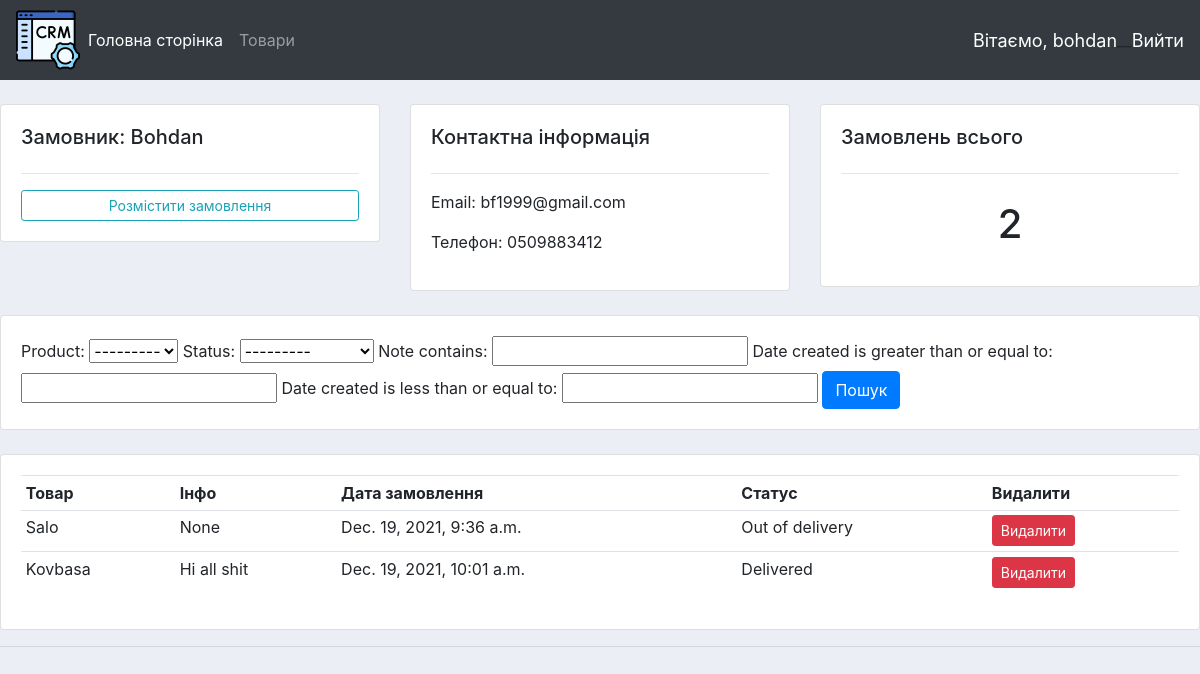
Screenshot of /customers/1/ (signed in) with the database file from the repository.
### accounts/models.py (models this page shows, shortened)
class Customer(models.Model):
    user = models.OneToOneField(User, null=True, blank=True, on_delete=models.CASCADE)
    name = models.CharField(max_length=200, null=True)
    phone = models.CharField(max_length=200, null=True)
    email = models.CharField(max_length=200, null=True)
    profile_pic = models.ImageField(default="steve.jpg", null=True, blank=True)
    date = models.DateTimeField(auto_now_add=True)

class Order(models.Model):
    STATUS = (
            ('Pending', 'Pending'),
            ('Out of delivery', 'Out of delivery'),
            ('Delivered', 'Delivered'),
            )
    customer = models.ForeignKey(Customer, null=True, on_delete=models.SET_NULL)
    product = models.ForeignKey(Product, null=True, on_delete=models.SET_NULL)
    date_created = models.DateTimeField(auto_now_add=True)
    status = models.CharField(max_length=200, null=True, choices=STATUS)
    tags = models.ManyToManyField(Tag)
    note = models.CharField(max_length=200, null=True)

class Product(models.Model):
    CATEGORY = (
            ('Indoor', 'Indoor'),
            ('Outdoor', 'Outdoor'),
            )
    name = models.CharField(max_length=200, null=True)
    price = models.FloatField(null=True)
    category = models.CharField(max_length=200, null=True, choices=CATEGORY)
    description = models.CharField(max_length=200, null=True, blank=True)
    date_created = models.DateTimeField(auto_now_add=True)
    tags = models.ManyToManyField(Tag)
    def __str__(self):
        return self.name

### accounts/decorators.py (the view)
        def wrapper_func(request, *args, **kwargs):
            group = None
            if request.user.groups.exists():
                group = request.user.groups.all()[0].name
            if group in allowed_roles:
                return view_func(request, *args, **kwargs)
            else:
                return HttpResponse('Ви не авторизовані!')

### accounts/views.py (called while the page is built)
@login_required(login_url='login')
@allowed_users(allowed_roles=['admin'])
def customers(request, pk_test):
    customer = Customer.objects.get(id=pk_test)
    orders = customer.order_set.all()
    order_count = orders.count()
    myFilter = OrderFilter(request.GET, queryset=orders)
    orders = myFilter.qs
    context = {'customer': customer, 'orders': orders,
    'order_count':order_count, 'myFilter': myFilter}
    return render(request, 'accounts/customers.html',context)

### accounts/templates/accounts/customers.html
{% extends 'accounts/main.html' %}
{% block content %}
    <br>
    <div class="row">
    <div class="col-md">
      <div class="card card-body">
        <h5> Замовник: {{customer.name}} </h5>
        <hr>
        <a class="btn btn-outline-info  btn-sm btn-block" href="{% url 'create_order' customer.id %}">Розмістити замовлення</a>
      </div>
    </div>
    <div class="col-md">
      <div class="card card-body">
        <h5>Контактна інформація</h5>
        <hr>
        <p>Email: {{customer.email}}</p>
        <p>Телефон: {{customer.phone}}</p>
      </div>
    </div>
    <div class="col-md">
      <div class="card card-body">
        <h5>Замовлень всього</h5>
        <hr>
        <h1 style="text-align: center;padding: 10px">{{order_count}}</h1>
      </div>
    </div>
    </div>
    <br>
    <div class="row">
    <div class="col">
      <div class="card card-body">
        <form method="get">
            {{myFilter.form}}
          <button class="btn btn-primary" type="submit">Пошук</button>
        </form>
      </div>
    </div>
    </div>
    <br>
    <div class="row">
    <div class="col-md">
      <div class="card card-body">
        <table class="table table-sm">
          <tr>
            <th>Товар</th>
            <th>Інфо</th>
            <th>Дата замовлення</th>
            <th>Статус</th>
            <th>Видалити</th>
          </tr>
          {% for order in orders %}
          <tr>
            <td>{{order.product}}</td>
            <td>{{order.note}}</td>
            <td>{{order.date_created}}</td>
            <td>{{order.status}}</td>
            <td><a class="btn btn-sm btn-danger" href="{% url 'delete_order' order.id %}">Видалити</td>
          </tr>
          {% endfor %}
        </table>
      </div>
    </div>
    </div>
{% endblock content%}

### accounts/templates/accounts/navbar.html (shortened to what this page needs)
{% load static %}
<nav class="navbar navbar-expand-lg navbar-dark bg-dark">
  <img src="{% static 'images/crm.png' %}" alt="">
  <div class="collapse navbar-collapse" id="navbarNav" >
    <ul class="navbar-nav">
      {% if request.user.is_staff %}
      <li class="nav-item active">
        <a class="nav-link" href="{% url 'home' %}">Головна сторінка</a>
      </li>
      <li class="nav-item">
        <a class="nav-link" href="{% url 'products' %}">Товари</a>
      </li>
      {% else %}
      <li class="nav-item">
        <a class="nav-link" href="{% url 'account' %}">Налаштування</a>
      </li>
      {% endif %}
    </ul>
  </div>
  <span class="hello-msg">Вітаємо,      {{ request.user }}</span>
  __
  <span ><a  class="hello-msg" href="{% url 'logout' %}">Вийти</a></span>
</nav>

### static/css/main.css (style rules this page uses)
body { background-color: #ebeff5; }

### accounts/templates/accounts/navbar.html (style rules this page uses)
.hello-msg { font-size: 18px; color: #fff; margen-right: 20px; }

### rows the page displays
Customer: name "Bohdan", email "bf1999@gmail.com", phone "0509883412"
Order: product "Salo", note "None", date_created "Dec. 19, 2021, 9:36 a.m.", status "Out of delivery"
Order: product "Kovbasa", note "Hi all shit", date_created "Dec. 19, 2021, 10:01 a.m.", status "Delivered"

### other values shown
{{ request.user }} "bohdan"
{{ order_count }} "2"
